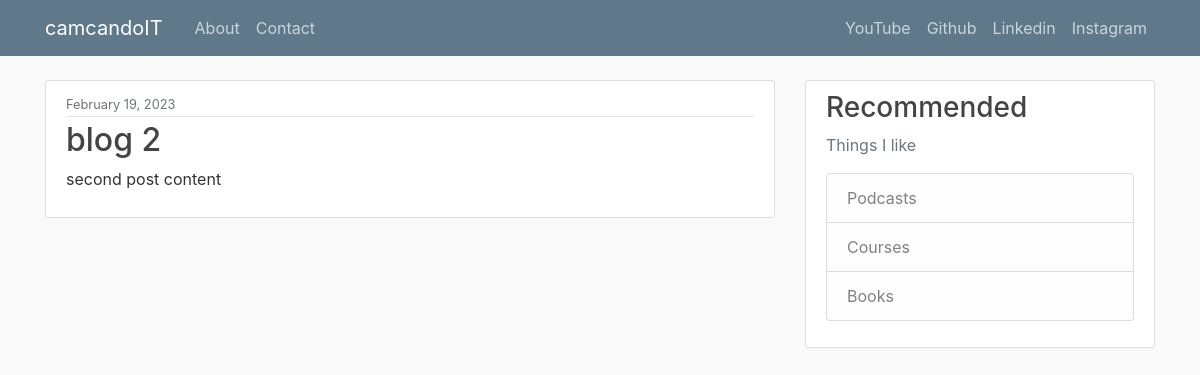
The app's page /post/2/ with its own data.
### blog_app/models.py (models this page shows, shortened)
class Post(models.Model):
    title = models.CharField(max_length=100)
    content = models.TextField()
    date_posted = models.DateTimeField(default=timezone.now)
    author = models.ForeignKey(User, on_delete=models.PROTECT)

### blog_app/views.py (the view)
# urls.py: path('post/<int:pk>/', PostDetailView.as_view(), name = 'post-detail'),
class PostDetailView(DetailView):
    model = Post
    template_name = 'blog/post_detail.html'

### blog_app/templates/blog/post_detail.html
{% extends "blog/base.html" %}
{% block content %}
    <article class="media content-section">
        <div class="media-body">
        <div class="article-metadata">
            <small class="text-muted">{{ post.date_posted|date:"F d, Y" }}</small>
        </div>
        <h2 class="article-title">{{ post.title }}</h2>
        <p class="article-content">{{ post.content }}</p>
        </div>
    </article>
{% endblock content %}

### blog_app/static/blog/main.css (style rules this page uses)
body { background: #fafafa; color: #333333; margin-top: 5rem; }
h1, h2, h3, h4, h5, h6 { color: #444444; }
.content-section { background: #ffffff; padding: 10px 20px; border: 1px solid #dddddd; border-radius: 3px; margin-bottom: 20px; }
.article-title { color: #444444; }
.article-content { white-space: pre-line; }
.article-metadata { padding-bottom: 1px; margin-bottom: 4px; border-bottom: 1px solid #e3e3e3 }

### records on screen
Post: date_posted "February 19, 2023", title "blog 2", content "second post content"
